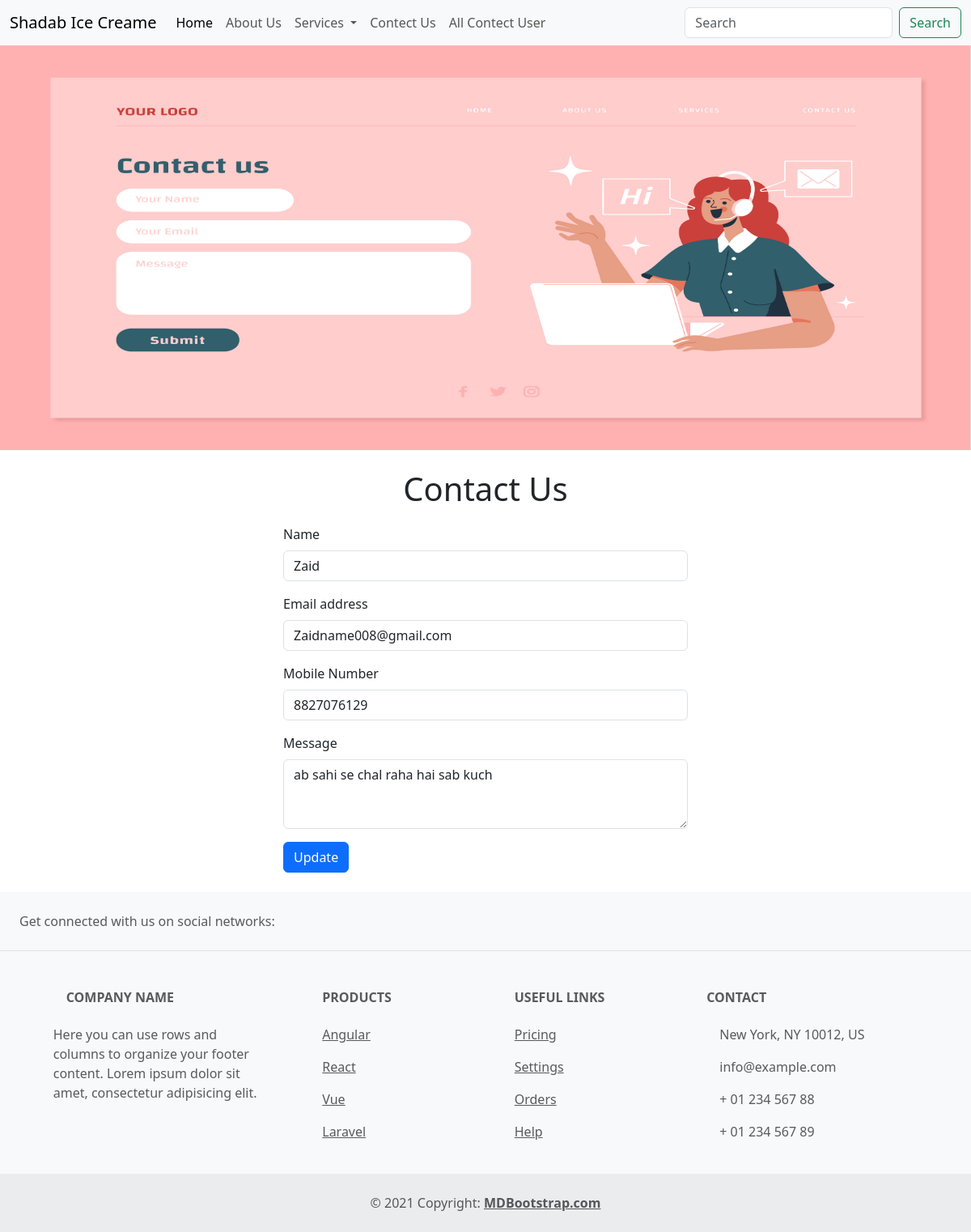
The page /edit/14/ on the database as committed earlier.
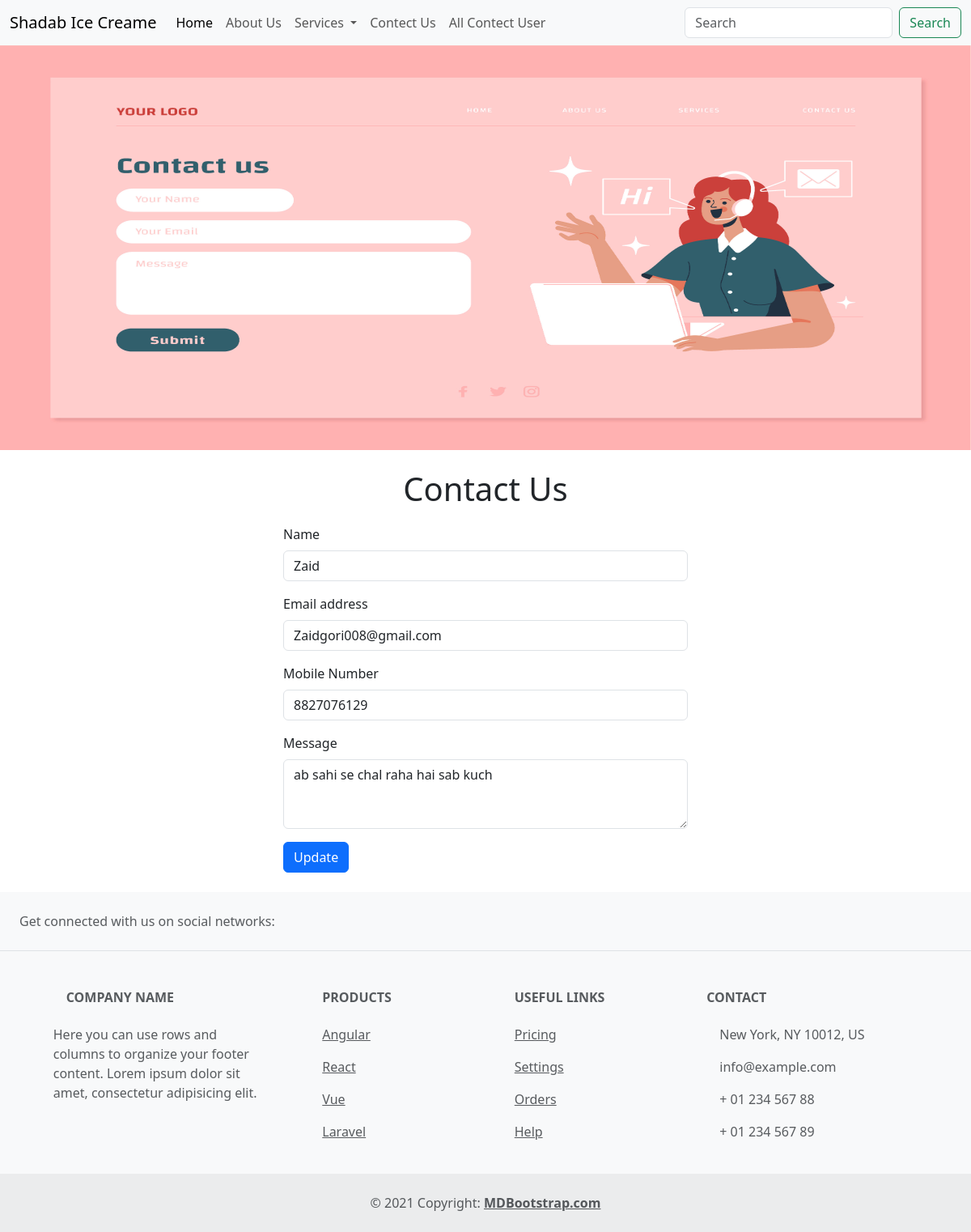
The same page on the database as committed later.
### home/models.py (models this page shows, shortened)
class Contect(models.Model):
    name=models.CharField( max_length=122)
    email=models.CharField(max_length=122)
    phone=models.CharField(max_length=12)
    desc=models.TextField()
    date=models.DateField()

### home/views.py (the view, shortened to what this page needs)
# urls.py: path("edit/<id>/" , views.edit , name='edit'),
def edit(request , id):
     queryset = Contect.objects.get(id = id )
     context = {'contect' : queryset}
     return render(request , 'update.html' , context)

### templates/update.html (shortened to what this page needs)
{% extends "base.html" %}
{% block body %}
<div class="container-fluid px-0" >
    <div id="carouselExampleSlidesOnly" class="carousel slide" data-bs-ride="carousel">
        <div class="carousel-inner">
            <div class="carousel-item active">
                <img src="/static/contact.jpg" class="d-block w-100" alt="..." style="height:500px; width:100%;">
            </div>
        </div>
    </div>
</div>
<div class="container my-4" style="margin-top: 20px;">
    <h1 class="text-center">Contact Us</h1>
    <form class="mx-auto" style="max-width: 500px; margin-top: 20px;" method="post"  >
        <div class="mb-3">
            <label for="name" class="form-label"> Name</label>
            <input type="text" class="form-control" id="name" name="name" value="{{contect.name}}">
          </div>
          <div class="mb-3">
            <label for="email" class="form-label">Email address</label>
            <input type="email" class="form-control" id="email" name="email" value="{{contect.email}}">
          </div>
          <div class="mb-3">
            <label for="phone" class="form-label">Mobile Number</label>
            <input type="phone" class="form-control" id="phone" name="phone" value="{{contect.phone}}">
          </div>
          <div class="mb-3">
            <label for="desc" class="form-label">Message</label>
            <textarea class="form-control" id="desc" name="desc" rows="3">{{contect.desc}}</textarea>
          </div>
        <button type="submit" class="btn btn-primary">Update</button>
    </form>
</div>
{% endblock %}

### templates/base.html (shortened to what this page needs)
<!doctype html>
<html lang="en">
  <head>
    <link href="https://cdn.jsdelivr.net/npm/bootstrap@5.3.3/dist/css/bootstrap.min.css" rel="stylesheet">
  </head>
  <body>
    <nav class="navbar navbar-expand-lg bg-body-tertiary sticky-top">
        <div class="container-fluid">
          <a class="navbar-brand" href="#">Shadab Ice Creame</a>
          <div class="collapse navbar-collapse" id="navbarSupportedContent">
            <ul class="navbar-nav me-auto mb-2 mb-lg-0">
              <li class="nav-item">
                <a class="nav-link active" aria-current="page" href="/">Home</a>
              </li>
              <li class="nav-item">
                <a class="nav-link" href="/about">About Us</a>
              </li>
              <li class="nav-item dropdown">
                <a class="nav-link dropdown-toggle" href="/services" role="button" data-bs-toggle="dropdown" aria-expanded="false">
                  Services
                </a>
              </li>
              <li class="nav-item">
                <a class="nav-link" href="/contect">Contect Us</a>
              </li>
              <li class="nav-item">
                <a class="nav-link" href="/show">All Contect User</a>
              </li>
            </ul>
            <form class="d-flex" role="search">
              <input class="form-control me-2" type="search" placeholder="Search" aria-label="Search">
              <button class="btn btn-outline-success" type="submit">Search</button>
            </form>
          </div>
        </div>
      </nav>
      {% block body %}  {% endblock %}
<footer class="text-center text-lg-start bg-body-tertiary text-muted">
    <section class="d-flex justify-content-center justify-content-lg-between p-4 border-bottom">
      <div class="me-5 d-none d-lg-block">
        <span>Get connected with us on social networks:</span>
      </div>
      <div>
      </div>
    </section>
    <section class="">
      <div class="container text-center text-md-start mt-5">
        <div class="row mt-3">
          <div class="col-md-3 col-lg-4 col-xl-3 mx-auto mb-4">
            <h6 class="text-uppercase fw-bold mb-4">
              Company name
            </h6>
            <p>
              Here you can use rows and columns to organize your footer content. Lorem ipsum
              dolor sit amet, consectetur adipisicing elit.
            </p>
          </div>
          <div class="col-md-2 col-lg-2 col-xl-2 mx-auto mb-4">
            <h6 class="text-uppercase fw-bold mb-4">
              Products
            </h6>
            <p>
              <a href="#!" class="text-reset">Angular</a>
            </p>
            <p>
              <a href="#!" class="text-reset">React</a>
            </p>
            <p>
              <a href="#!" class="text-reset">Vue</a>
            </p>
            <p>
              <a href="#!" class="text-reset">Laravel</a>
            </p>
          </div>
          <div class="col-md-3 col-lg-2 col-xl-2 mx-auto mb-4">
            <h6 class="text-uppercase fw-bold mb-4">
              Useful links
            </h6>
            <p>
              <a href="#!" class="text-reset">Pricing</a>
            </p>
            <p>
              <a href="#!" class="text-reset">Settings</a>
            </p>
            <p>
              <a href="#!" class="text-reset">Orders</a>
            </p>
            <p>
              <a href="#!" class="text-reset">Help</a>
            </p>
          </div>
          <div class="col-md-4 col-lg-3 col-xl-3 mx-auto mb-md-0 mb-4">
            <h6 class="text-uppercase fw-bold mb-4">Contact</h6>
            <p> New York, NY 10012, US</p>
            <p>
              info@example.com
            </p>
            <p> + 01 234 567 88</p>
            <p> + 01 234 567 89</p>
          </div>
        </div>
      </div>
    </section>
    <div class="text-center p-4" style="background-color: rgba(0, 0, 0, 0.05);">
      © 2021 Copyright:
      <a class="text-reset fw-bold" href="https://mdbootstrap.com/">MDBootstrap.com</a>
    </div>
  </footer>
  </body>
</html>

Rows that differ between the two databases and show on the page:
changed Contect "Zaid": email "Zaidname008@gmail.com" → "Zaidgori008@gmail.com"
